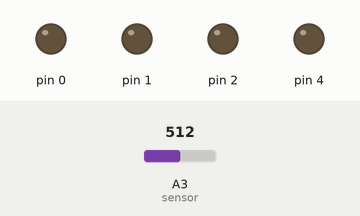
This sketch was run on a simulated Arduino Uno, built with avr-gcc and run on an emulated ATmega328P. On the bench: output pins drawn as LEDs (lit = HIGH). Inputs (shaded band) come from the test bench; at power-on: A3 (sensor) = 512.

Above: at 1.2 s.
1.3 s: A3 (sensor) set to 12
3.2 s: A3 (sensor) set to 9
At 4.13 s:
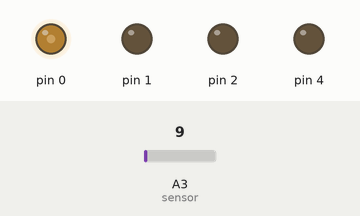
At 5.15 s:
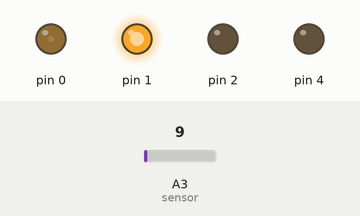
Timing chart, 0 to 21.2 s (numbered marks = the images above; inputs shaded):
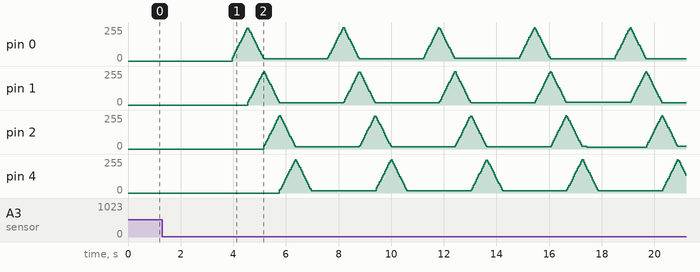

Measured:
- the behaviour switches between 11 and 10 on A3 (sensor) (found by bisection; images 0 and 1)
- after the input at 1.3 s, every drawn part: stays the same

The sketch:

FARv03.ino
```cpp
/*
  FAR MAR
  Il.lumina 4 leds sequancialment fent un efecte de iluminació de far.

 */


#define L1 PB0 //Digital Pin1 (pin 5xip)
#define L2 PB1 //Digital Pin0 (pin 6xip)
#define L3 PB2 //Digital Pin2 (pin 7xip)
#define L4 PB4 //(pin 3xip)

// Pins de sortida
int const ledpin[] = {L1,L2,L3,L4};
// Pin entrada
int const sensor = 3;
// Valor sensor
int vsensor = 255;
int ledvalor[] = {0,0,0,0,0};
int const umbralllum = 10; //Umbral de disparo del far
int const Umbral = 15; //Umbral d'il.luminació minima leds
int const repeticions = 50; //Repeticions abans d'apagarse
int A = 0;
int B = 0;
// the setup routine runs once when you press reset:
void setup() {
  // initialize the digital pin as an output.
for (int L = 0; L < 4; L++) {
  pinMode(ledpin[L], OUTPUT);
  digitalWrite(ledpin[L], LOW);
}
//Serial.begin(9600);
}

// the loop routine runs over and over again forever:
void loop() {
  vsensor = analogRead(sensor);
  while (vsensor > umbralllum) {
  vsensor = analogRead(sensor);
  delay(100);
  //Serial.println(vsensor);
  }
   for (int t = 0; t < repeticions; t ++) {
   for (int s = 0; s < 6; s++) {
    switch (s) {
     case 0:
    // A es rampa de pujada
    // B es rampa baixada
    // Valor 4 no existeix es per fer la part fosca
       A = 4;
       B = 4;
       break;

     case 1:
       A = 0;
       B = 4;
       break;

     case 2:
       A = 1;
       B = 0;
       break;

     case 3:
       A = 2;
       B = 1;
       break;

     case 4:
       A = 3;
       B = 2;
       break;

     case 5:
       A = 4;
       B = 3;
       break;
    }

   //Constructor de rampes
    for (int v = Umbral; v < 255; v++){
      ledvalor[A] = v;
      ledvalor[B] = (255 - (v - Umbral));
      /*Serial.print("LED 1: ");
      Serial.print(ledvalor[0]);
      Serial.print("LED 2: ");
      Serial.print(ledvalor[1]);
      Serial.print("LED 3: ");
      Serial.print(ledvalor[2]);
      Serial.print("LED 4: ");
      Serial.print(ledvalor[3]);
      Serial.println(" * ");
      */
      //Bucle per escriure valors als leds
      for (int i = 0; i < 255; i=i+2) {
        for (int n = 0; n < 4; n++) {
          if  (ledvalor[n] > i) {
           digitalWrite(ledpin[n], HIGH);
          } else {
           digitalWrite(ledpin[n],LOW);
          }
        }
      }
      // Fins aqui bucle escriure valors
    }
   }
 }
 vsensor = analogRead(sensor);
 while (vsensor < umbralllum) {
  vsensor = analogRead(sensor);
  // Aquest bucle espera que la llum sigui superior al umbral
  delay(100);
  }
}
```
